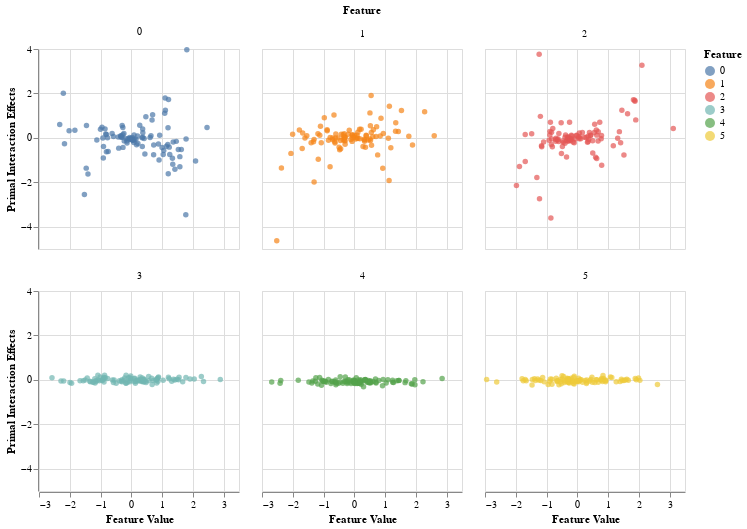

Notebook code for this chart:
### Code cell
alt.Chart(data_df).mark_point(filled=True).encode(
    alt.Y('Primal Interaction Effects:Q'),
    alt.X('Feature Value:Q'),
    alt.Color('Feature:N'),
    alt.Facet('Feature:N')
).properties(
    columns=3,
    width=200,
    height=200
)

### Figure 1 — Vega-Lite specification as saved in the notebook (floating-point values rounded to 4 significant figures; data arrays with more than 128 entries replaced by an {"elided": "..."} marker saying what was removed)
{"$schema": "https://vega.github.io/schema/vega-lite/v3.2.1.json", "columns": 3, "config": {"mark": {"tooltip": null}, "view": {"height": 300, "width": 400}}, "data": {"name": "data-20afda7d022ab2303e7bf27e3b8e3a20"}, "datasets": {"data-20afda7d022ab2303e7bf27e3b8e3a20": {"elided": "600 records"}}, "encoding": {"color": {"field": "Feature", "type": "nominal"}, "facet": {"field": "Feature", "type": "nominal"}, "x": {"field": "Feature Value", "type": "quantitative"}, "y": {"field": "Primal Interaction Effects", "type": "quantitative"}}, "height": 200, "mark": {"filled": true, "type": "point"}, "width": 200}
